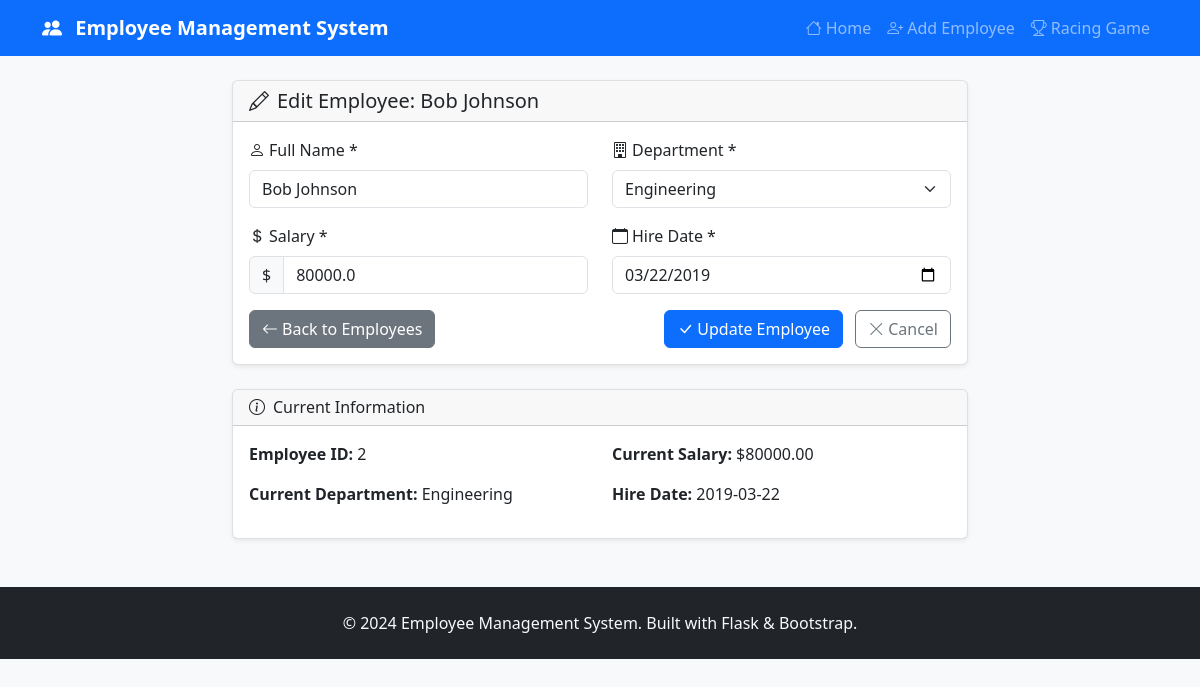
Page /edit/2 on the committed database.
### tables this page shows
CREATE TABLE employees (
    id INTEGER PRIMARY KEY AUTOINCREMENT,
    name TEXT NOT NULL,
    department_id INTEGER,
    salary REAL,
    hire_date TEXT,
    FOREIGN KEY (department_id) REFERENCES departments(id)
);

CREATE TABLE departments (
    id INTEGER PRIMARY KEY AUTOINCREMENT,
    name TEXT NOT NULL
);

### app.py (the view, shortened to what this page needs)
@app.route('/edit/<int:employee_id>', methods=['GET', 'POST'])
def edit_employee(employee_id):
    employee = employee_manager.get_employee(employee_id)
    if not employee:
        flash('Employee not found!', 'error')
        return redirect(url_for('index'))
    departments = employee_manager.get_departments()
    return render_template('edit.html', employee=employee, departments=departments)

### app.py (called while the page is built)
    def get_connection(self):
        return sqlite3.connect(self.db_path)

    def get_departments(self) -> List[Dict[str, Any]]:
        with self.get_connection() as conn:
            conn.row_factory = sqlite3.Row
            cursor = conn.cursor()
            cursor.execute("SELECT * FROM departments ORDER BY id")
            return [dict(row) for row in cursor.fetchall()]

    def get_employee(self, employee_id: int) -> Optional[Dict[str, Any]]:
        with self.get_connection() as conn:
            conn.row_factory = sqlite3.Row
            cursor = conn.cursor()
            cursor.execute("""
                SELECT e.id, e.name, d.name as department, e.salary, e.hire_date, e.department_id
                FROM employees e
                LEFT JOIN departments d ON e.department_id = d.id
                WHERE e.id = ?
            """, (employee_id,))
            result = cursor.fetchone()
            return dict(result) if result else None

### templates/edit.html (shortened to what this page needs)
{% extends "base.html" %}
{% block content %}
<div class="row justify-content-center">
    <div class="col-md-8">
        <div class="card">
            <div class="card-header">
                <h5 class="card-title mb-0">
                    <i class="bi bi-pencil me-2"></i>Edit Employee: {{ employee.name }}
                </h5>
            </div>
            <div class="card-body">
                <form method="POST" novalidate>
                    <div class="row">
                        <div class="col-md-6 mb-3">
                            <label for="name" class="form-label">
                                <i class="bi bi-person me-1"></i>Full Name *
                            </label>
                            <input type="text"
                                   class="form-control"
                                   id="name"
                                   name="name"
                                   required
                                   placeholder="Enter employee's full name"
                                   value="{{ request.form.name if request.form.name else employee.name }}">
                        </div>
                        <div class="col-md-6 mb-3">
                            <label for="department_id" class="form-label">
                                <i class="bi bi-building me-1"></i>Department *
                            </label>
                            <select class="form-select" id="department_id" name="department_id" required>
                                {% for department in departments %}
                                <option value="{{ department.id }}"
                                        {{ 'selected' if (request.form.department_id|string == department.id|string) or (not request.form.department_id and employee.department_id == department.id) }}>
                                    {{ department.name }}
                                </option>
                                {% endfor %}
                            </select>
                        </div>
                    </div>
                    <div class="row">
                        <div class="col-md-6 mb-3">
                            <label for="salary" class="form-label">
                                <i class="bi bi-currency-dollar me-1"></i>Salary *
                            </label>
                            <div class="input-group">
                                <span class="input-group-text">$</span>
                                <input type="number"
                                       class="form-control"
                                       id="salary"
                                       name="salary"
                                       step="0.01"
                                       min="0"
                                       required
                                       placeholder="0.00"
                                       value="{{ request.form.salary if request.form.salary else employee.salary }}">
                            </div>
                        </div>
                        <div class="col-md-6 mb-3">
                            <label for="hire_date" class="form-label">
                                <i class="bi bi-calendar me-1"></i>Hire Date *
                            </label>
                            <input type="date"
                                   class="form-control"
                                   id="hire_date"
                                   name="hire_date"
                                   required
                                   value="{{ request.form.hire_date if request.form.hire_date else employee.hire_date }}">
                        </div>
                    </div>
                    <div class="row">
                        <div class="col-12">
                            <div class="d-flex justify-content-between">
                                <a href="{{ url_for('index') }}" class="btn btn-secondary">
                                    <i class="bi bi-arrow-left me-1"></i>Back to Employees
                                </a>
                                <div>
                                    <button type="submit" class="btn btn-primary me-2">
                                        <i class="bi bi-check-lg me-1"></i>Update Employee
                                    </button>
                                    <a href="{{ url_for('index') }}" class="btn btn-outline-secondary">
                                        <i class="bi bi-x-lg me-1"></i>Cancel
                                    </a>
                                </div>
                            </div>
                        </div>
                    </div>
                </form>
            </div>
        </div>
        <div class="card mt-4">
            <div class="card-header">
                <h6 class="card-title mb-0">
                    <i class="bi bi-info-circle me-2"></i>Current Information
                </h6>
            </div>
            <div class="card-body">
                <div class="row">
                    <div class="col-md-6">
                        <p><strong>Employee ID:</strong> {{ employee.id }}</p>
                        <p><strong>Current Department:</strong> {{ employee.department }}</p>
                    </div>
                    <div class="col-md-6">
                        <p><strong>Current Salary:</strong> ${{ "%.2f"|format(employee.salary) }}</p>
                        <p><strong>Hire Date:</strong> {{ employee.hire_date }}</p>
                    </div>
                </div>
            </div>
        </div>
    </div>
</div>
{% endblock %}

### templates/base.html (style rules this page uses)
.card { box-shadow: 0 0.125rem 0.25rem rgba(0, 0, 0, 0.075); border: 1px solid rgba(0, 0, 0, 0.125); }

### rows in the picture
employees: name "Bob Johnson", salary "80000.0", hire_date "03/22/2019", id "2", salary "80000.00", hire_date "2019-03-22"
departments: department "Engineering"

### other values in the picture
form field department_id "Engineering"
